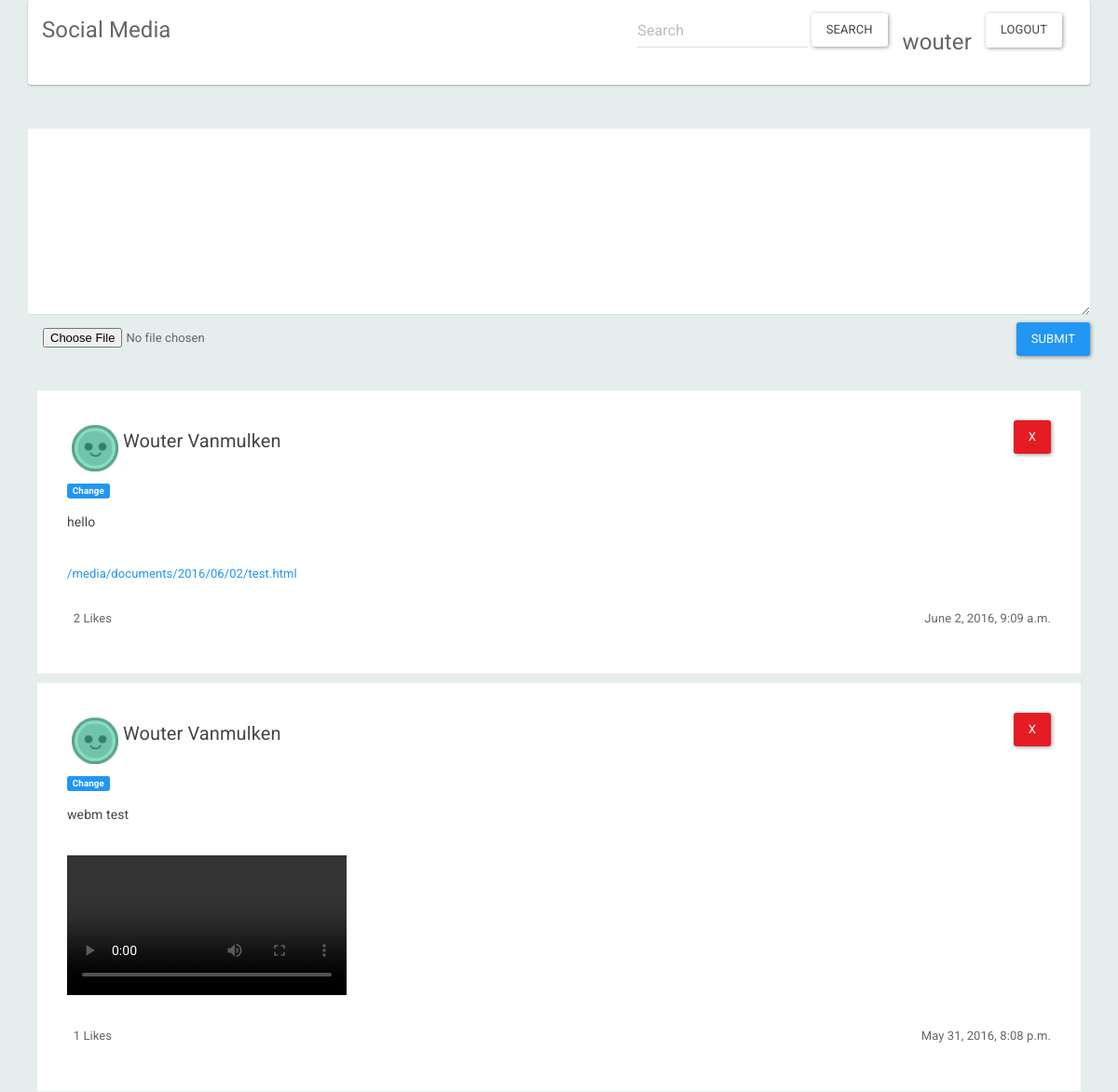
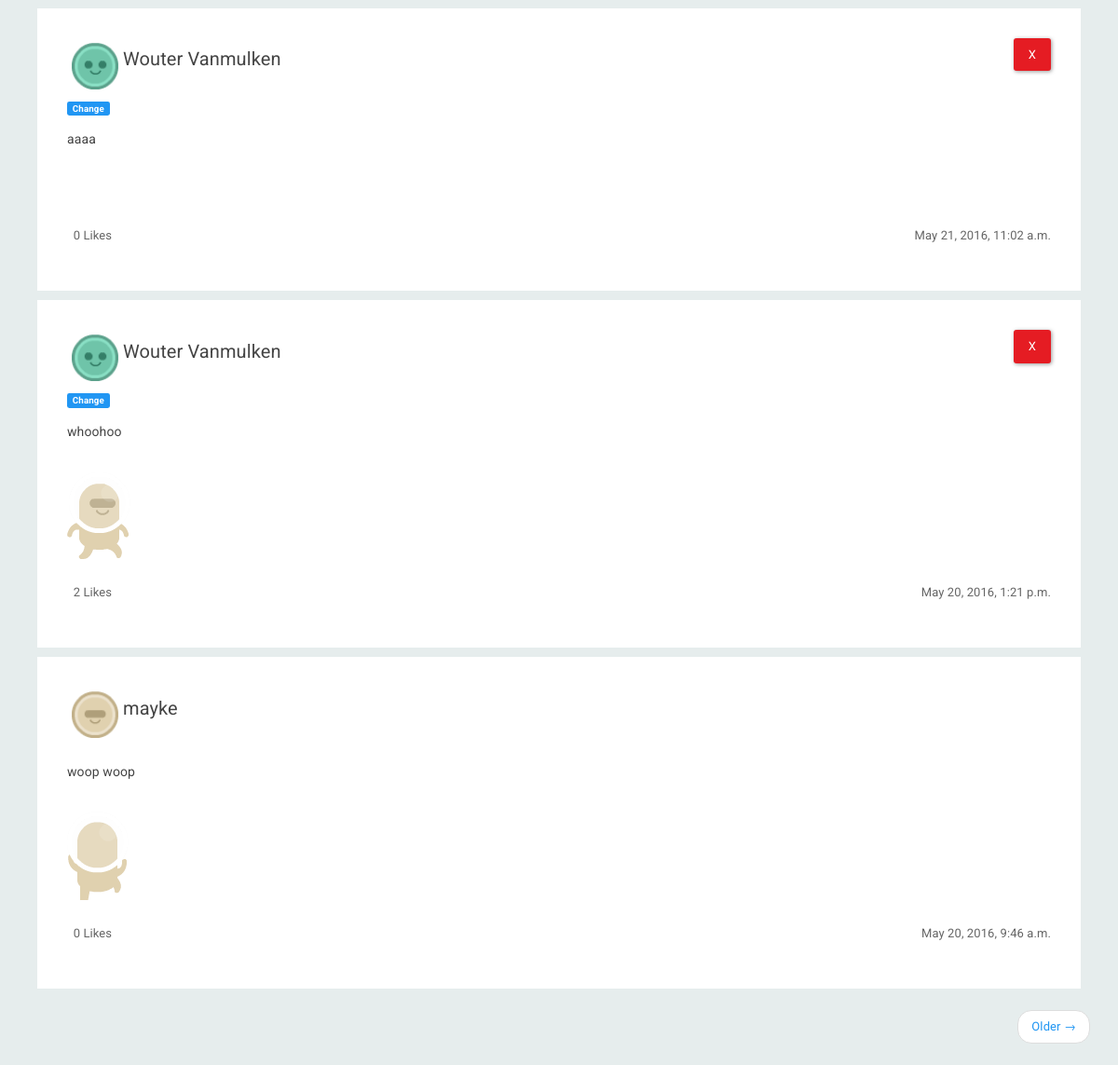
The app's page / (signed in) with its own data (2 pictures, top to bottom).
### FirstProjectRefactor/models.py (models this page shows, shortened)
class Post(models.Model):
    poster = models.ForeignKey(User, on_delete=models.CASCADE)
    text = models.CharField(max_length=200)
    file = models.CharField(max_length=400)
    pub_date = models.DateTimeField('date published', default=timezone.now)
    liked_list = models.CommaSeparatedIntegerField(max_length=200, default="")
    nr_of_likes = models.IntegerField(default=0)

class UserInfo(models.Model):
    user = models.OneToOneField(User, on_delete=models.CASCADE)
    friend_list = models.CommaSeparatedIntegerField(max_length=200)
    profile_pic = models.CharField(max_length=200, null=True)
    def __str__(self):
        if not self.user.first_name or not self.user.last_name:
            return self.user.username
        return self.user.first_name + " " + self.user.last_name

### FirstProjectRefactor/views.py (the view)
# urls.py: url(r'^', views.index2, name='index'),
@login_required
def index2(self):
    page = 1
    form = DocumentForm()
    likes = []
    for post in Post.objects.order_by('-pub_date')[:page * items_per_page]:
        if Like.objects.filter(post_id=post.id, user=self.user).count() > 0:
            likes.append(1)
        else:
            likes.append(0)
    return render_to_response(
        'index.html',
        {'form': form, 'likes': likes, 'latest_post_list': Post.objects.order_by('-pub_date')[:page * items_per_page]},
        context_instance=RequestContext(self)
    )

### FirstProjectRefactor/views.py
class DocumentForm(forms.Form):
    docfile = forms.FileField(
        label='Select a file',
        help_text='max. 42 megabytes'
    )

### templates/index.html (shortened to what this page needs)
{% extends 'base.html' %}
{% block content %}
    <form action="{% url 'new_post' %}" method="POST" enctype="multipart/form-data" class="form-group"
          xmlns="http://www.w3.org/1999/html">
        <textarea type="text" name="post_text" style="width: 100%;height: 200px;padding:16px;"></textarea>
        <br/>
        <div>
            <p style="float:left; text-align:right; clear:both; margin-top:5px; margin-left:16px">
                {{ form.docfile }}
            </p>
            <input placeholder="Whatcha thinking ?" type="submit" value="Submit" class="btn btn-primary"
                   style="float:right;"/>
        </div>
    </form>
    <br/>
    <br/>
    {% if latest_post_list %}
        {% for post in latest_post_list %}
            <div style="padding: 32px; margin:10px;background: white">
                <img src="{{ post.poster.userinfo.profile_pic }}" width="50px" height="50px" class="pull-left pad"
                     style="margin: 5px;"/>
                <a href="{% url 'profile' post.poster %}"><h5 class="pull-left">{{ post.poster.userinfo }}</h5></a>
                {% if user.id == post.poster.id %}
                    <form action="{% url 'del_post' post.id %}" method="POST" class="form-group">
                        <input type="submit" value="X" class="btn btn-danger pull-right"/>
                    </form>
                    <form action="{% url 'change_post' post.id %}" method="POST" class="form-group">
                        <br/>
                        <br/>
                        <span class="label label-primary" onclick="showDiv({{ post.id }})">Change</span>
                    </form>
                {% else %}
                    <br>
                    <br>
                    <br>
                {% endif %}
                <h6 id="post_text{{ post.id }}">{{ post.text }}</h6><br/>
                <div id="mediadiv{{ post.id }}">
                    <br/>
                    <br/>
                </div>
                <form action="{% url 'like' post.id %}" method="POST" class="form-group">
                    <h7 class="pull-right">{{ post.pub_date }}</h7>
                    <div >  &nbsp;  <span id="nr_post_likes_{{ post.id }}">{{ post.nr_of_likes }}</span> Likes</div>
                </form>
            </div>
        {% endfor %}
        <ul class="pager">
            {% if page > 1  %}
                <li class="previous"><a href="{% url  'aaa' page|add:"-1" %}">&larr; Newer</a></li>
                <li class="next"><a href="{% url  'aaa' page|add:"1" %}">Older &rarr;</a></li>
            {% else %}
                <li class="next"><a href="{% url  'aaa' page|add:"1" %}">Older &rarr;</a></li>
            {% endif %}
        </ul>
    {% else %}
        <p>No posts were available.</p>
    {% endif %}
{% endblock %}

### templates/base.html (shortened to what this page needs)
<!DOCTYPE html>
<html lang="en">
<head>
    {% load staticfiles %}
    <link rel="stylesheet" type="text/css" href="{% static 'bootstrapPaper.css' %}"/>
</head>
<body class="container" style="background: #E6EDED;">
<nav class="navbar navbar-default">
    <div class="container-fluid">
        <div class="navbar-header">
            <a class="navbar-brand" href="{% url 'index' %}">Social Media</a>
        </div>
        <div class="navbar-form pull-right" style="padding-left: 16px">
            {% if user.is_authenticated %}
                <a class="btn btn-default form-control" href="{% url 'logout' %}">Logout</a>
                <a class="navbar-brand" href="{% url 'profile' user.username %}">{{ user }}</a>
            {% else %}
                <a class="btn btn-default form-control" href="{% url 'login' %}">Login</a>
            {% endif %}
        </div>
        <div class="pull-right">
            <form class="navbar-form navbar-right " action="{% url 'search' %}" method="post">
                <input name="searchbar" type="text" class="form-control" placeholder="Search"/>
                <button type="submit" class="btn btn-default">Search</button>
            </form>
        </div>
    </div>
</nav>
<br/>
{% block content %}{% endblock %}
</body>
</html>

### records on screen
Post: poster.userinfo.profile_pic (picture), poster.userinfo "Wouter Vanmulken", text "hello", pub_date "June 2, 2016, 9:09 a.m.", nr_of_likes "2"
Post: poster.userinfo.profile_pic (picture), poster.userinfo "Wouter Vanmulken", text "webm test", pub_date "May 31, 2016, 8:08 p.m.", nr_of_likes "1"
Post: poster.userinfo.profile_pic (picture), poster.userinfo "Wouter Vanmulken", text "aaaa", pub_date "May 21, 2016, 11:02 a.m.", nr_of_likes "0"
Post: poster.userinfo.profile_pic (picture), poster.userinfo "Wouter Vanmulken", text "whoohoo", pub_date "May 20, 2016, 1:21 p.m.", nr_of_likes "2"
Post: poster.userinfo.profile_pic (picture), poster.userinfo "mayke", text "woop woop", pub_date "May 20, 2016, 9:46 a.m.", nr_of_likes "0"

### other values on screen
{{ user }} "wouter"
